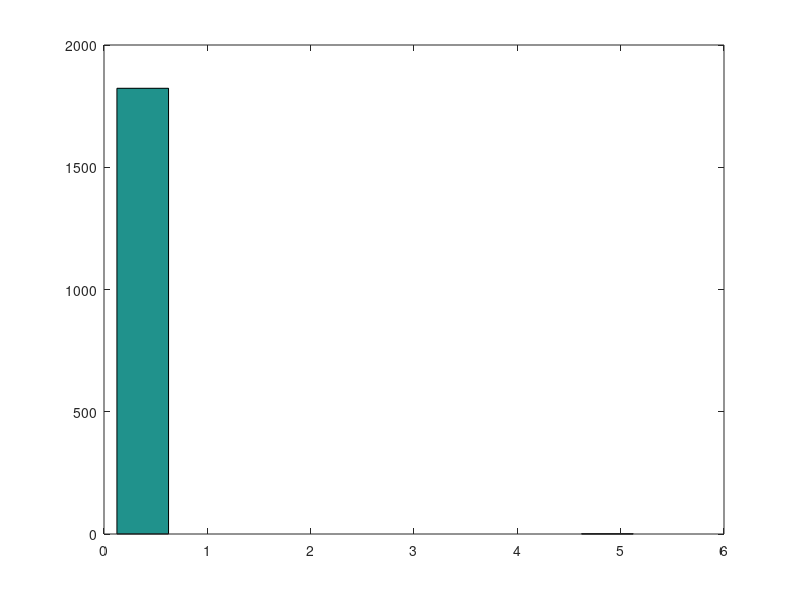

The MATLAB script that drew this image: (Note: this script raises an error after producing the figure.)
load train.txt
load test.txt
% our data are in train and test matrices
% the first column contains sample label, next go sample's features

% Our first look at the data?
size(train)
size(test)
labels = unique(train(:,1))
unique(test(:,1))

% Think about what is the result of next statement.
% Why does it work?
sum(train(:,1) == labels')


% comparing mean and median values
[mean(train); median(train)]

% You can compare here different parameters computed on train 
% and test sets - they should be roughly the same

% plot histogram - to check histogram plotting first show labels (1..4)
% we can use hist for labels to check what the plot looks like
hist(train(:,1))

% now plot histogram of the first feature
hist(train(:,2))

% plot 2-dimensional diagram of the first two features
% it's good to repeat plotting after each modification of the training set
plot2features(train, 2, 3);

% to find row in which outlier sits
[mv mi] = max(train)

% to remove outlier from the training set we can use following instruction
train(row_to_be_removed_index,:)=[];

% What do you think about your training set now?
% Are there any outliers left?

% Here you probably add some code :)


% After removing outliers it's time to select TWO features to be used in the rest of experiments

% I selected the the third and the fifth feature (not the best choice...) 
% Note that label must be saved too!
train = train(:,[1 4 6]);
test = test(:,[1 4 6]);

% It is good time to look at bayescls function ...
%  ... and pdf_indep function which you'll have to impelement in a moment

% Here I start preparation of the INDEPENDENT FEATURE parameter structure
% for probability density function 
% The first element are labels

pdfindep_para.labels = labels;

% Next we allocate space for means and standard deviations
% Both matrices are number_of_classes x number_of_features

pdfindep_para.mu = zeros(rows(labels), columns(train)-1);
pdfindep_para.sig = zeros(rows(labels), columns(train)-1);

% Finally we can compute mean and standard deviation values for each class

for i=1:rows(labels)
	% ATTENTION: the next instruction is really not necessary in our case (labels are 1 2 3 4)
	% such indirect indexing will work with arbitrary labels
	clabel = labels(i);

	% YOUR CODE GOES HERE !!!

	
end

% Check your result with colleagues who selected the same features


% The parameter structure for two-dimensional distribution has to store
% covariance matrix for each class - it will be convenient to use 3D matrix

pdfmulti_para.labels = labels;
pdfmulti_para.mu = zeros(rows(labels), columns(train)-1);
% No semicolon here you'll see 3D matrix displayes
pdfmulti_para.sig = zeros(columns(train)-1, columns(train)-1, rows(labels))

% Compare different indexing schemes
pdfmulti_para.sig(:,:,1)
pdfmulti_para.sig(1,:,:)

for i=1:rows(labels)
	clabel = labels(i);
	
	% YOUR CODE GOES HERE
	% to compute covariance matrix use cov function

end


% Parameters structure for Parzen window approximation
% since our classes have different number of samples we can't use 3D matrix here
% Instead we'll use cell array
% each cell can contain different elements (matrices with unequal number of rows in particular)

pdfparzen_para.labels = labels;

% number_of_rows == number_of_classes and ONE column of CELLS
pdfparzen_para.samples = cell(rows(labels),1)

% now I insert class samples into proper cells
for i=1:rows(labels)
	pdfparzen_para.samples{i} = train(train(:,1) == labels(i), 2:end);
%						  ^^^ important: gives access to the cell's CONTENTS
end
% finally default Parzen window width (standard deviation)
pdfparzen_para.parzenw = 0.0001;

% Let's check difference in () and {} indexing for cell arrays
% access to the contents of cell under index 1
size(pdfparzen_para.samples{1})
% access to the cell under index 1
size(pdfparzen_para.samples(1))

%%
%% Now you're ready to implement pdf functions
%%

%% TIP for pdf_parzen function
% In pdf_parzen function it's good to use symmetry of normal distribution
% Let's assume that we want to compute pdf values for point 0.75 
% for distributions N(0.0,0.1) N(0.3,0.1) N(0.6,0.1) N(0.8,0.1)
% IMPORTAN: note that standard deviation is the same!

% Standard approach is following
[normpdf(0.75, 0.0, 0.1); normpdf(0.75, 0.3, 0.1); normpdf(0.75, 0.6, 0.1); normpdf(0.75, 0.8, 0.1)] 

% if we swap x and mu values we got exactly the same result!
[normpdf(0.0, 0.75, 0.1); normpdf(0.3, 0.75, 0.1); normpdf(0.6, 0.75, 0.1); normpdf(0.8, 0.75, 0.1)] 

% so we can use just one call to compute all the values
normpdf([0.0; 0.3; 0.6; 0.8], 0.75, 0.1)

% this will allow us to simplify pdfparzen function



% Let's check pdf functions on tiny test set (BEWARE: results are valid for the third and the fifth feature)
% 4 samples - one from each class
tst = train([1 21 41 61],2:end)

pdf_indep(tst, pdfindep_para)
%  1.5836e+011  0.0000e+000  2.1348e+010  5.7646e+010
%  1.0130e+011  0.0000e+000  6.4557e+010  1.9630e+010
%  7.2888e+010  8.2138e+016  1.2340e-005  4.6572e+010
%  7.7599e+010  0.0000e+000  1.1250e+012  1.7571e+010

pdf_multi(tst, pdfmulti_para)
%  3.6650e+011  0.0000e+000  3.6422e+009  1.8300e+011
%  5.7648e+009  0.0000e+000  2.1316e+010  1.2396e+009
%  7.0642e+007  1.0946e+017  5.0140e-019  2.1473e+007
%  2.5762e+011  0.0000e+000  4.8451e+011  4.1083e+010

pdf_parzen(tst, pdfparzen_para)
%  1.1978e+007  0.0000e+000  0.0000e+000  2.5243e+008
%  9.3703e+007  0.0000e+000  6.3710e+007  0.0000e+000
%  2.5945e-024  6.7958e+009  0.0000e+000  4.9371e+007
%  1.4951e+008  0.0000e+000  2.1525e+008  0.0000e+000

% With pdf functions ready point 2 is straightforward
errcf = zeros(1, 3);
errcf(1) = mean(bayescls(test(:,2:end), @pdf_indep, pdfindep_para) != test(:,1));
errcf(2) = mean(bayescls(test(:,2:end), @pdf_multi, pdfmulti_para) != test(:,1));
errcf(3) = mean(bayescls(test(:,2:end), @pdf_parzen, pdfparzen_para) != test(:,1));

% values for point 2
errcf

% In point 3 reduce function which selects from individual classes appropriate 
% number of samples will be useful
% Because we change training set here every time new parameters should be computed 
% Since reduce selects samples randomly experiment should be repeated 5 (or more) times
% in the report show only mean and standard deviation of the error coefficient

parts = [0.1 0.25 0.5];
rep_cnt = 5; % minimalistic approach

% YOUR CODE GOES HERE 
%


% Point 4 uses full data set again

parzen_widths = [0.0001, 0.0005, 0.001, 0.005, 0.01];
parzen_res = zeros(1, columns(parzen_widths));

% YOUR CODE GOES HERE 
%

% Plots are sometimes better than numerical results
semilogx(parzen_widths, parzen_res)

% In point 5 you should reduce TEST SET (no need to touch train set)
% 
apriori = [0.17 0.33 0.33 0.17];
parts = [0.5 1.0 1.0 0.5];

% YOUR CODE GOES HERE 
%

% In point 6 we should consider data normalization
std(train(:,2:end))

% Should we normalize?
% If YES remember to normalize BOTH training and testing sets

% YOUR CODE GOES HERE 
%

